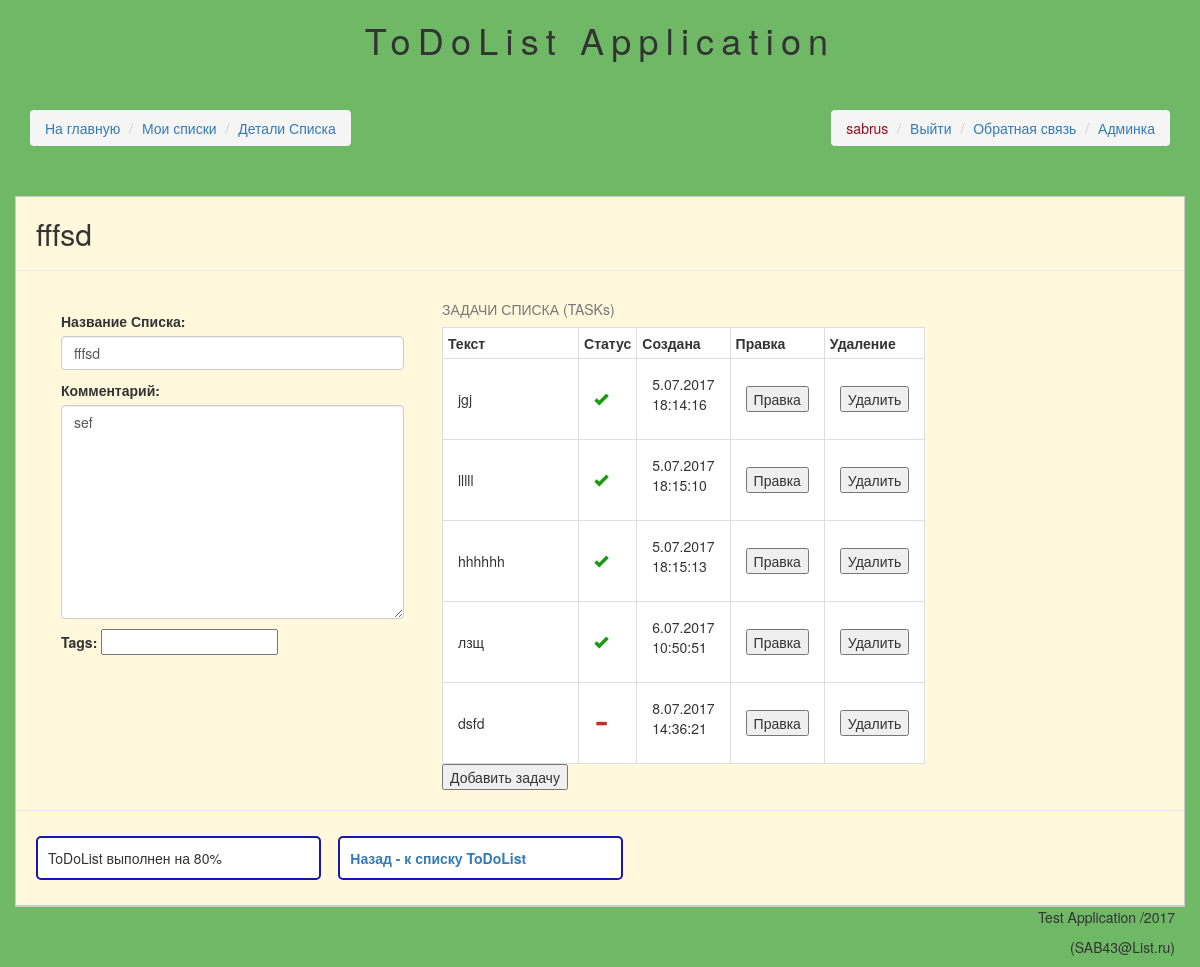
Page /tasklist/51/detail/ (signed in) on the committed database.
### tasklist/models.py (models this page shows, shortened)
class TaskList(models.Model):
    title = models.CharField(max_length=200, verbose_name='Название')
    description = models.TextField(max_length=200, verbose_name='Комментарий')
    status = models.BooleanField(default=False, db_index=True, verbose_name='Статус')
    user = models.ForeignKey(User, on_delete=models.CASCADE, verbose_name='Пользователь')
    created = models.DateTimeField(auto_now_add=True, auto_now=False, verbose_name='Создан')
    updated = models.DateTimeField(auto_now_add=False, auto_now=True, verbose_name='Последняя Редакция')
    tags = TaggableManager(blank=True, verbose_name='Тэги')
    class Meta:
        unique_together = ('title', 'created')
        ordering = ['created', ]
        verbose_name = 'список задач'
        verbose_name_plural = 'списки задач'
    def get_tasklist_complete_percent(self):
        task_total = Task.objects.filter(tasklist=self).count()
        if task_total != 0:
            task_complete_nmb = Task.objects.filter(tasklist=self, status=True).count()
            percent = (task_complete_nmb/task_total)*100
            if percent == 100:
                self.status = True
            else:
                self.status = False
            self.save()
            return percent
        else:
            return 0

class Task(models.Model):
    tasklist = models.ForeignKey(TaskList, on_delete=models.CASCADE, blank=True, null=True, default=None)
    text = models.TextField(max_length=160, verbose_name='Задача')
    status = models.BooleanField(default=False, db_index=True, verbose_name='Статус')
    created = models.DateTimeField(auto_now_add=True, auto_now=False, verbose_name='Создан')
    updated = models.DateTimeField(auto_now_add=False, auto_now=True, verbose_name='Редакция')
    class Meta:
        ordering = ['created']
        verbose_name = 'задача'
        verbose_name_plural = 'задачи'

### tasklist/views.py (the view, shortened to what this page needs)
# urls.py: url(r'^(?P<pk>\d+)/detail/$', login_required(TaskListDetail.as_view()),       name='tasklist_detail'),
class TaskListDetail(TemplateView, PageNumberMixin):
    template_name = 'tasklist_detail.html'
    pk_url_kwarg = 'pk'
    form = None
    tasklist = None
    def get_context_data(self, *args, **kwargs):
        context = super(TaskListDetail, self).get_context_data(**kwargs)
        tasks = self.tasklist.task_set.all()
        context['form'] = self.form
        context['tasks'] = tasks
        context['tasklist'] = self.tasklist
        return context
    def get(self, request, *args, **kwargs):
        self.tasklist = TaskList.objects.get(pk=self.kwargs['pk'])
        self.form = TaskListForm(instance=self.tasklist)
        return super(TaskListDetail, self).get(request, *args, **kwargs)

### tasklist/forms.py
class TaskListForm(forms.ModelForm):
    class Meta:
        model = TaskList
        fields = '__all__'
        exclude = ['user', 'status']
    title = forms.CharField(widget=forms.TextInput(attrs={'class': 'form-control'}), max_length=200,
                            label='Название Списка')
    description = forms.CharField(widget=forms.Textarea(attrs={'class': 'form-control'}), max_length=200, required=False, label='Комментарий')
    tags = TagField(label='Тэги', required=False)  # , widget=forms.TextInput(attrs={'class': 'form-control'}) стилизовать поле "теги" не получается...

### generic/mixins.py (called while the page is built)
    def get_context_data(self, **kwargs):
        context = super(PageNumberMixin, self).get_context_data(**kwargs)
        try:
            context["pn"] = self.request.GET["page"]
        except KeyError:
            context["pn"] = "1"
            context["current_url"] = self.request.path
        return context

### tasklist/context_processors.py (called while the page is built)
def total_tasklist_context(request):
    context = dict()
    context['user_total_nmb'] = User.objects.count()
    site_tasklists = TaskList.objects.all()
    total_tasklist_number = site_tasklists.count()
    complete_tasklist_number = site_tasklists.filter(status=True).count()
    earliest_created_tasklist = site_tasklists.earliest('created')
    latest_created_tasklist = site_tasklists.latest('created')
    context['ttn'] = total_tasklist_number
    context['ctn'] = complete_tasklist_number
    context['ect'] = earliest_created_tasklist
    context['lct'] = latest_created_tasklist
    return context

def user_tasklist_context(request):
    context = dict()
    user = request.user
    if user.is_authenticated:
        user_tasklists = TaskList.objects.filter(user=user)
        if user_tasklists.count() != 0:
            u_total_tasklist_number = user_tasklists.count()
            u_complete_tasklist_number = user_tasklists.filter(status=True).count()
            u_earliest_created_tasklist = user_tasklists.earliest('created')
            u_latest_created_tasklist = user_tasklists.latest('created')
            context['u_ttn'] = u_total_tasklist_number
            context['u_ctn'] = u_complete_tasklist_number
            context['u_ect'] = u_earliest_created_tasklist
            context['u_lct'] = u_latest_created_tasklist
    return context

### tasklist/templates/tasklist_detail.html (shortened to what this page needs)
{% extends "main.html" %}
{% block bc_level_1 %}
    <li><a href={% url "tasklist_detail" pk=tasklist.pk %}>Детали Списка</a> </li>
{% endblock %}
{% block main %}
    <div>
        <div class="detail_title">
            <h2> {{ tasklist.title }} </h2>
        </div>
    </div>
    <hr>
    <div class="flex-container_row">
        <div class="flex-container_column">
            <div class="form">
                {{ form.as_p }}
            </div>
        </div>
        <div class="flex-container_column">
            <table class="table-bordered">
                <caption> ЗАДАЧИ СПИСКА (TASKs)</caption>
                <th> Текст </th>
                <th> Статус</th>
                <th> Создана</th>
                <th> Правка </th>
                <th> Удаление </th>
                {% for task in tasks %}
                        <tr>
                            <td>{{ task.text }}</td>
                            <td>
                                {%  if task.status %}
                                    <span style="color: #1a9a10;" class="glyphicon glyphicon-ok"></span>
                                {% else %}
                                    <span style="color: #c12e2a;" class="glyphicon glyphicon-minus"></span>
                                {% endif %}
                            </td>
                            <td>
                                <p class="posted">{{ task.created|date:"j.m.Y H:i:s" }}</p>
                            </td>
                            <td>
                                <form action="{% url "task_edit" pk=tasklist.pk upd=task.pk %}" method="get">
                                <div class="submit-button"><input type="submit" value="Правка"></div>
                                </form>
                            </td>
                            <td>
                                <form action="{% url "task_delete" pk=tasklist.pk del=task.pk %}" method="post">
                                <div class="submit-button"><input type="submit" value="Удалить"></div>
                                </form>
                            </td>
                        </tr>
                {% endfor %}
            </table>
            <form action="{% url "task_add" pk=tasklist.pk %}" method="post">
                <div class="submit-button"><input type="submit" value="Добавить задачу"></div>
            </form>
        </div>
    </div>
    <hr>
    <div class="flex-container_row">
        <div class="flex-block"> ToDoList выполнен на {{ tasklist.get_tasklist_complete_percent|floatformat }}% </div>
        <span>&nbsp;&nbsp;</span>
        <div class="flex-block bold"> <a href="{% url "tasklist_index" %}?page={{ pn }}">  Назад - к  списку ToDoList</a></div>
    </div>
{% endblock %}

### templates/main.html (shortened to what this page needs)
{% extends 'base.html' %}
{% load staticfiles %}
{% block additional_css %}
  <link type='text/css' href='{% static 'css/main.css' %}' rel='stylesheet'>
{% endblock %}
{% block content %}
    <div id='header'>
        <h1>ToDoList Application</h1>
        <div class='flex-container_row'>
            <div class='flex-container_bc'>
                <ul class='breadcrumb'>
                      <li><a href={% url 'entrance' %}>На главную</a> </li>
                    {% if request.user.is_authenticated %}
                      <li><a href={% url 'tasklist_index' %}>Мои списки</a> </li>
                    {% endif %}
                    {% block bc_level_1 %}
                    {% endblock %}
                </ul>
            </div>
            <div class='flex-container_right_align'>
                <ul class='breadcrumb'>
                    {% if not request.user.is_authenticated %}
                        <li><a href={% url 'register' %}>Регистрация</a> </li>
                        <li><a href={% url 'login' %}>Войти</a></li>
                    {% else %}
                        <li><a href='#' class='disabled'> {{ request.user.get_username }}</a></li>
                        <li><a href={% url 'logout' %}>Выйти</a></li>
                        <li><a href={% url 'contact' %}>Обратная связь</a></li>
                    {% endif %}
                    {% if request.user.is_staff %}
                        <li><a href={% url 'admin:index' %}>Админка</a></li>
                    {% endif %}
                </ul>
            </div>
        </div>
    </div>
    <div id='main'>
        {% block main %}
        {% endblock %}
  </div>
  <div id='footer'>
    <p>Test Application /2017</p>
    <p>(SAB43@List.ru)</p>
  </div>
{% endblock %}

### static/css/base.css (style rules this page uses)
body { color: #000000; margin: 0px; padding: 0px; }
.form-control { width: 100%; }
.submit-button { width: 100%; }

### static/css/main.css (style rules this page uses)
#header { text-align: center; }
#header h1 { margin: 20px 0px 20px 0px; letter-spacing: 0.2em; }
body { background: #6fb866; }
#main { text-align: left; border: 1px #cccccc solid; min-height: 440px; background: cornsilk; }
#footer { text-align: right; border-top: 1px #cccccc solid; padding-right: 10px; }
.form { width: 90%; margin: 20px 20px 20px 20px; border-collapse: collapse; }
table td { width:100%; padding: 15px; background: white; }
table th { padding: 5px; background: white; }
.flex-container_row { margin: 20px 15px; display: flex; flex-direction: row; justify-content: flex-start; align-items: stretch; flex-wrap: nowrap; }
.flex-container_column { margin-left: 10px; margin-right: 10px; display: flex; flex-direction: column; justify-content: flex-start; flex-wrap: nowrap; }
.detail_title { margin-left: 20px; }
.flex-container_bc { margin: 20px 0; display: flex; flex-direction: row; justify-content: flex-start; width: 100%; flex-wrap: nowrap; }
.flex-container_right_align { margin: 20px 0; display: flex; flex-direction: row; justify-content: flex-end; width: 100%; flex-wrap: nowrap; }
.flex-block { width: 25%; margin: 5px; padding: 10px 10px; border: 2px solid #1816af; border-radius: 5px; background: white; }
.breadcrumb { margin: 10px 0; }
a.disabled { pointer-events: none; cursor: default; color: #9a0c17; }
.bold { font-weight: bold; }

### rows in the picture
TaskList: title "fffsd", description "sef", get_tasklist_complete_percent "80"
Task: text "jgj", status True (drawn), created "5.07.2017 18:14:16"
Task: text "lllll", status True (drawn), created "5.07.2017 18:15:10"
Task: text "hhhhhh", status True (drawn), created "5.07.2017 18:15:13"
Task: text "лзщ", status True (drawn), created "6.07.2017 10:50:51"
Task: text "dsfd", status False (drawn), created "8.07.2017 14:36:21"

### other values in the picture
{{ request.user.get_username }} "sabrus"
